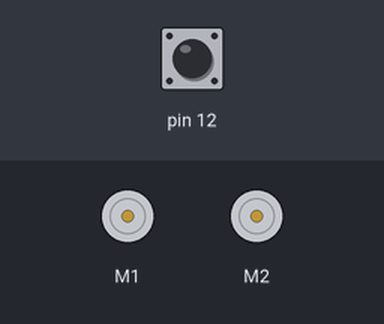
A sketch run on a simulated Arduino Uno, built with avr-gcc and run on an emulated ATmega328P. Shown: 2 × DC motor (green arrow = forward, orange = backward, longer = faster). Inputs (shaded band) come from the test bench; at power-on: pin 12 HIGH.

Above: at 0.8 s.
0.9 s: pin 12 pulled LOW for 0.15 s
At 2.4 s:
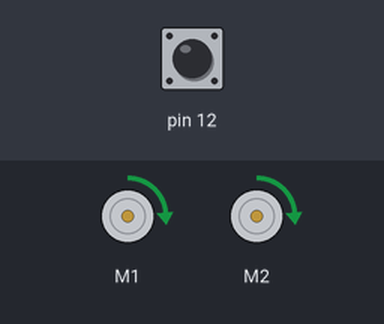
4.0 s: pin 12 pulled LOW for 3.2 s
At 7.5 s:
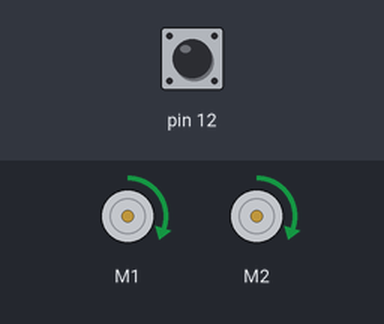
8.7 s: pin 12 pulled LOW for 1 s
At 13.1 s:
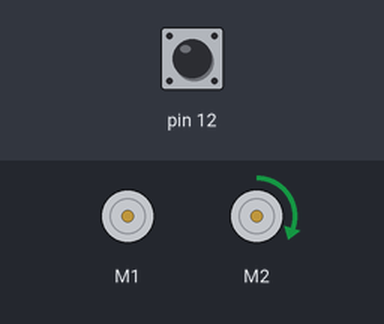
Timing chart, 0 to 18.7 s (numbered marks = the images above; inputs shaded):
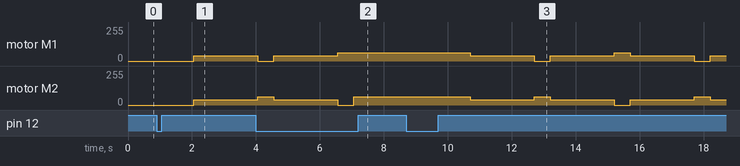

Measured:
- after the input at 0.9 s, motor M1, motor M2: stopped → forward 38/255 after 1.2 s
- after the input at 4.0 s, motor M1: goes on until 6.6 s, then stays forward 63/255

The sketch:

First.ino
```cpp
#include <Wire.h>
#include <ZumoShield.h>

ZumoBuzzer buzzer;
ZumoMotors motors;
Pushbutton button(ZUMO_BUTTON); // pushbutton on pin 12
void waitForButtonAndCountDown()
{
  button.waitForButton();
  delay(1000);

  // play audible countdown

}

void setup() {
  // put your setup code here, to run once:
  Serial.begin (9600);
  waitForButtonAndCountDown();
}

void loop() {
  // put your main code here, to run repeatedly:
  if (button.isPressed())
  {
    // if button is pressed, stop and wait for another press to go again
    motors.setSpeeds(100, 100);
    button.waitForRelease();
    waitForButtonAndCountDown();
  }

  motors.setSpeeds(60, 60);
  delay(2000);
  motors.setSpeeds(0, 100);
  delay(500);
  motors.setSpeeds(60, 60);
  delay(2000);
  motors.setSpeeds(100, 0);
  delay(500);

}
```
